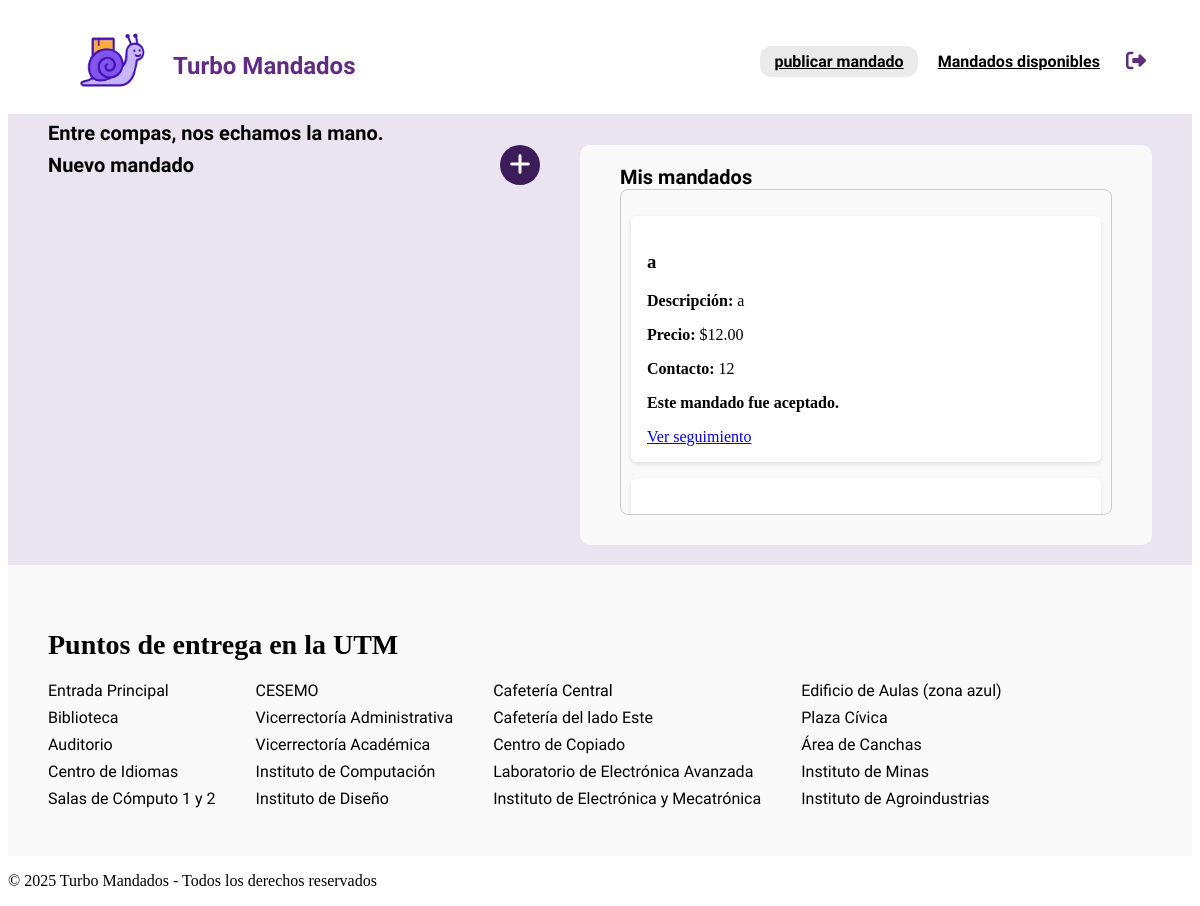
Page /?vista=publicar (signed in) on the earlier database version.
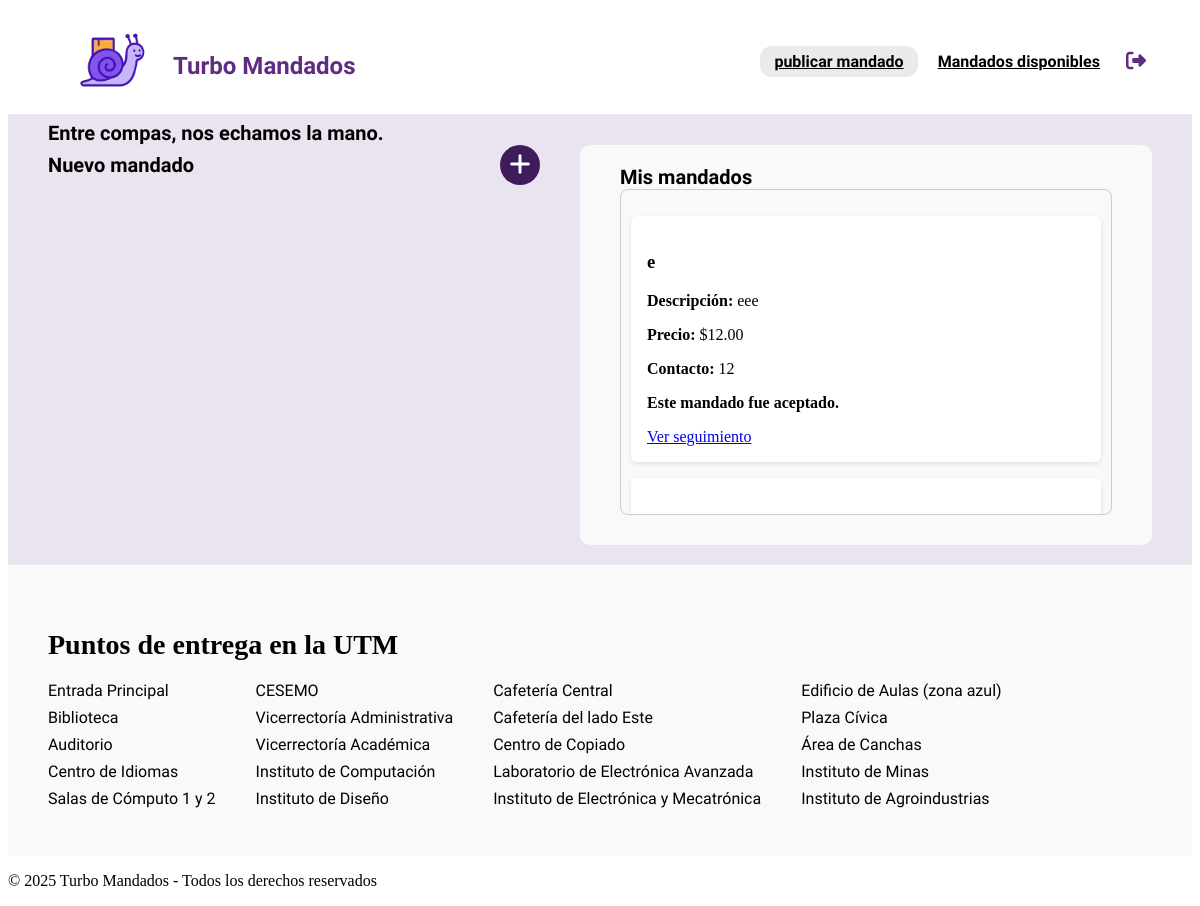
Same page on the later database version.
### mandados/models.py (models this page shows, shortened)
class Mandado(models.Model):
    idUsuario = models.ForeignKey(Usuario, on_delete=models.CASCADE, related_name='mandados_publicados')
    repartidor = models.ForeignKey(Usuario, null=True, blank=True, on_delete=models.SET_NULL, related_name='mandados_aceptados')
    titulo = models.CharField(max_length=100)
    descripcion = models.TextField()
    costo = models.DecimalField(max_digits=8, decimal_places=2)
    numContacto = models.CharField(max_length=20)
    fecha = models.DateTimeField(default=timezone.now)

### dashboard/views.py (the view, shortened to what this page needs)
# urls.py: path('', views.dashboard_view, name='dashboard_view'),
def dashboard_view(request):
    usuario_id = request.session.get('usuario_id')
    usuario_nombre = request.session.get('usuario_nombre')
    vista_actual = request.GET.get('vista', '')  # Puede ser: '', 'publicar', 'disponibles'
    mandados = Mandado.objects.none()
    mandados_disponibles = Mandado.objects.none()
    mandado_actual = None
    if usuario_id:
        if vista_actual == 'publicar':
            mandados = Mandado.objects.filter(idUsuario__id=usuario_id).order_by('-fecha')
    context = {
        'mandados': mandados,
        'mandado_actual': mandado_actual,
        'usuario_id': usuario_id,
        'usuario_nombre': usuario_nombre,
        'vista_actual': vista_actual,
    }
    return render(request, 'dashboard/dashboard.html', context)

### dashboard/templates/dashboard/dashboard.html (shortened to what the changed rows need)
<!DOCTYPE html>
<html lang="es">
<head>
    {% load static %}
    <link rel="stylesheet" href="https://cdnjs.cloudflare.com/ajax/libs/font-awesome/6.5.0/css/all.min.css">
    <link rel="stylesheet" href="{% static 'dashboard/css/principal.css' %}">
</head>
<body>
    {% if not usuario_id %}
    <section class="hero">
        <div class="hero-content">
            <h1 class="hero-title">Entre compas, nos echamos la mano.</h1>
        </div>
        <div class="hero-form">
            <div class="input-icon">
                <i class="fas fa-map-marker-alt"></i>
                <input type="text" class="input-point" placeholder="Ingresa punto de entrega">
            </div>
            <div class="input-icon">
                <i class="fas fa-clock"></i>
                <select class="select-time">
                    <option>Entregar ahora</option>
                    <option>En 30 minutos</option>
                    <option>En 1 hora</option>
                </select>
            </div>
        </div>
    </section>
    {% elif vista_actual == 'publicar' %}
    <section class="hero">
        <div class="separacion">
            <div class="columna-derecha misMandados">
                <div id="mandadosList">
                    {% for mandado in mandados %}
                    <div class="mandado-card">
                        <h3>{{ mandado.titulo }}</h3>
                        <p><strong>Descripción:</strong> {{ mandado.descripcion }}</p>
                        <p><strong>Precio:</strong> ${{ mandado.costo }}</p>
                        <p><strong>Contacto:</strong> {{ mandado.numContacto }}</p>
                        {% if not mandado.repartidor %}
                        <p><strong>Este mandado aún no ha sido aceptado.</strong></p>
                        {% else %}
                        {% if usuario_id == mandado.idUsuario.id %}
                        <p><strong>Este mandado fue aceptado.</strong></p>
                        <a href="{% url 'seguimiento' mandado.id mandado.idUsuario.id mandado.repartidor.id 'repartidor' %}" class="btn btn-primary"
                            style="margin-top: 0.5rem;">
                            Ver seguimiento
                        </a>
                        {% else %}
                        <p><strong>Ya fue aceptado por otro repartidor.</strong></p>
                        {% endif %}
                        {% endif %}
                    </div>
                    {% endfor %}
                </div>
            </div>
        </div>
    </section>
    {% endif %}
    <section class="delivery-points">
        <h2>Puntos de entrega en la UTM</h2>
    </section>
</body>
</html>

Differences in the rows shown:
no longer on this page (row unchanged): Mandado: titulo "a", descripcion "a", costo "12.00", numContacto "12", shows "Este mandado fue aceptado."
added Mandado: titulo "e", descripcion "eee", costo "12.00", numContacto "12", shows "Este mandado fue aceptado."
